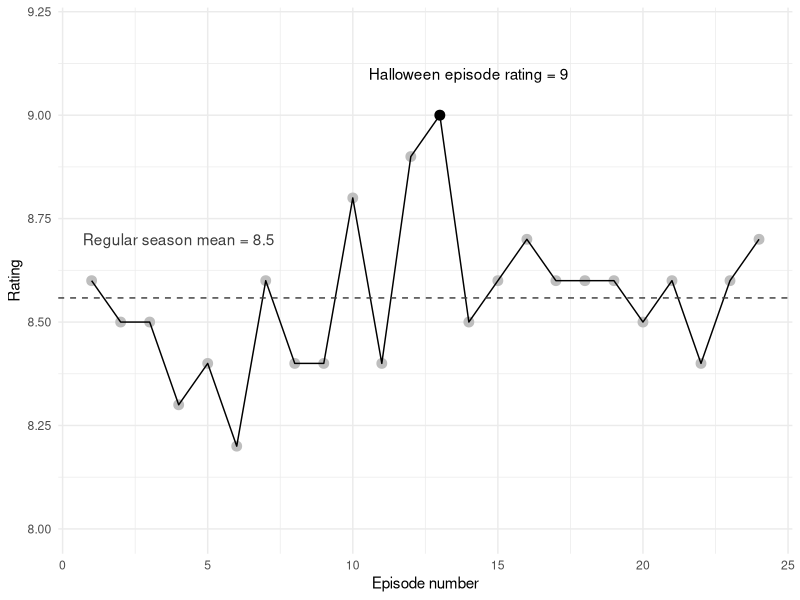
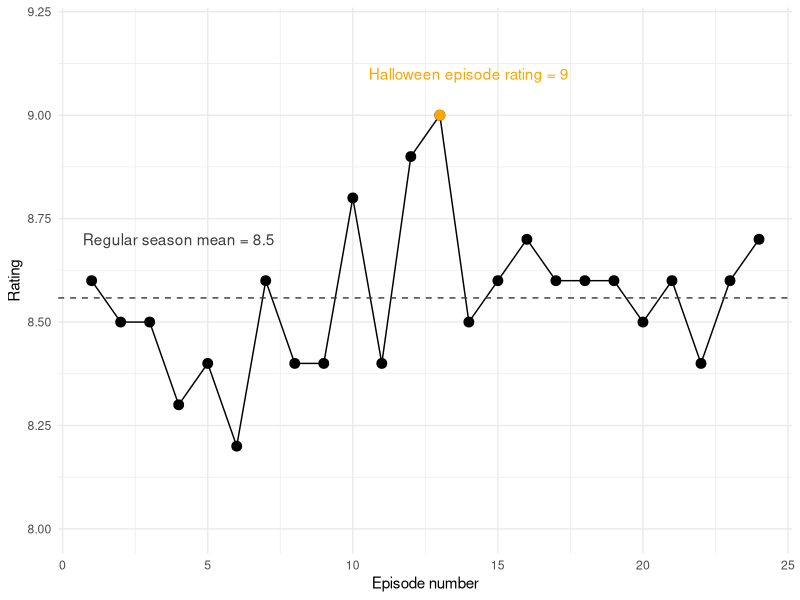

Generate these figures, in order, with R:
## ---- chunk 1
knitr::opts_chunk$set(echo = FALSE)
## ---- chunk 2
library(ggplot2)

data <- data.frame("episode" = seq(1, 24), 
                   "rate" = c(8.6, 8.5, 8.5, 8.3, 8.4, 8.2, 8.6, 8.4, 8.4, 8.8, 8.4, 8.9 ,9 ,8.5, 8.6, 8.7, 8.6, 8.6, 8.6, 8.5,
                            8.6, 8.4, 8.6, 8.7)
                   )
p1 <- subset(data, episode == "13")

ggplot(data=data, aes(x=episode, y=rate)) +
  geom_point(size=3, colour='gray') + 
  geom_line(size=0.5) + 
  geom_point(data=p1, size=3, colour="black") +
  geom_text(data=p1, aes(x = 14, y = 9.1, label = "Halloween episode rating = 9")) +
  ylim(8, 9.2) + 
  theme_minimal() +
  geom_hline(yintercept=mean(data$rate), linetype="dashed", color = "gray24") +
  geom_text(data=p1, aes(x = 4, y = 8.7, label = "Regular season mean = 8.5"), colour='gray24') +
  xlab("Episode number") +
  ylab("Rating")
## ---- chunk 3
library(ggplot2)

ggplot(data=data, aes(x=episode, y=rate)) +
  geom_point(size=3) + 
  geom_line(size=0.5) + 
  geom_point(data=p1, size=3, colour="orange") +
  geom_text(data=p1, aes(x = 14, y = 9.1, label = "Halloween episode rating = 9"), colour='orange') +
  ylim(8, 9.2) + 
  theme_minimal() +
  geom_hline(yintercept=mean(data$rate), linetype="dashed", color = "gray24") +
  geom_text(data=p1, aes(x = 4, y = 8.7, label = "Regular season mean = 8.5"), colour='gray24') +
  xlab("Episode number") +
  ylab("Rating")
